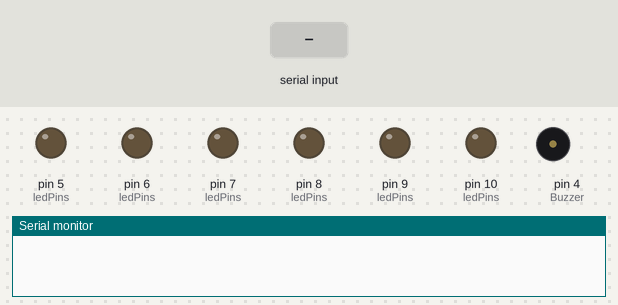
A sketch run on a simulated Arduino Uno, built with avr-gcc and run on an emulated ATmega328P. On the bench: output pins drawn as LEDs (lit = HIGH), buzzer (waves = sounding, pin HIGH), the last lines printed to the serial monitor. Inputs (shaded band) come from the test bench.

Above: at 1.2 s.
1.3 s: "1\n" received over Serial
At 2.7 s:
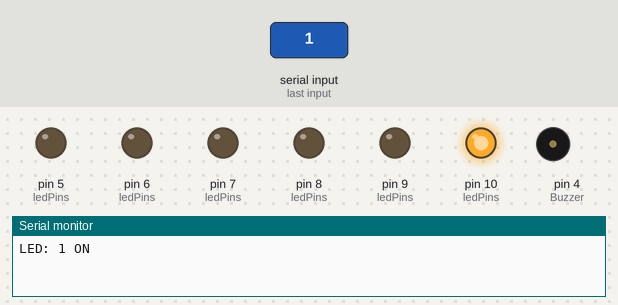
3.0 s: "90,45\n" received over Serial
At 4.0 s:
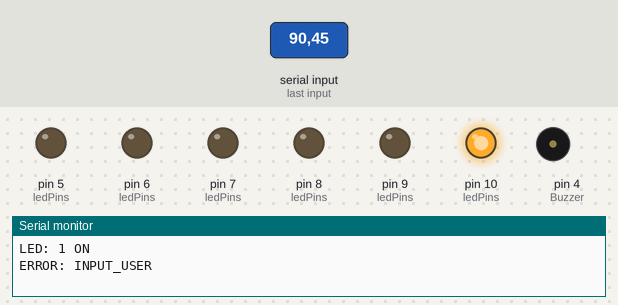
4.6 s: "5\n" received over Serial
At 5.2 s:
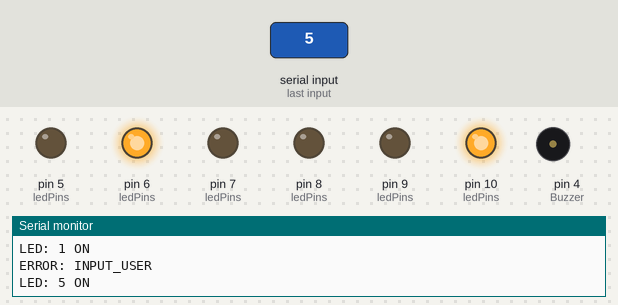
6.3 s: "30,150\n" received over Serial
At 7.6 s:
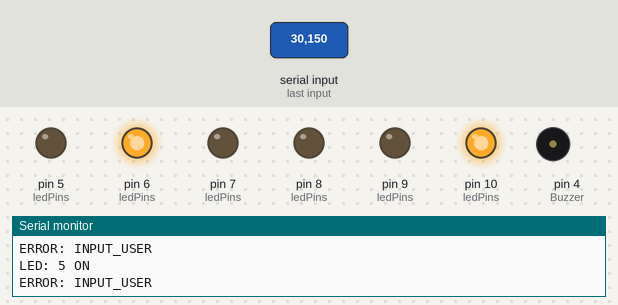
7.9 s: "1\n" received over Serial
At 8.9 s:
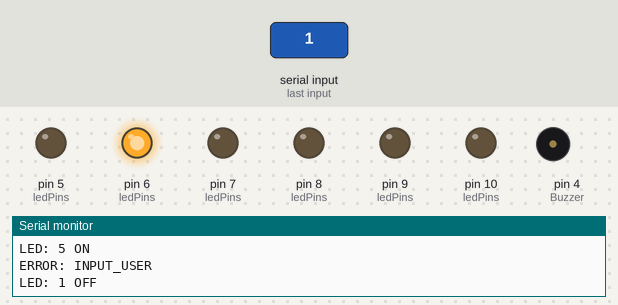
9.6 s: "0\n" received over Serial
At 10.1 s:
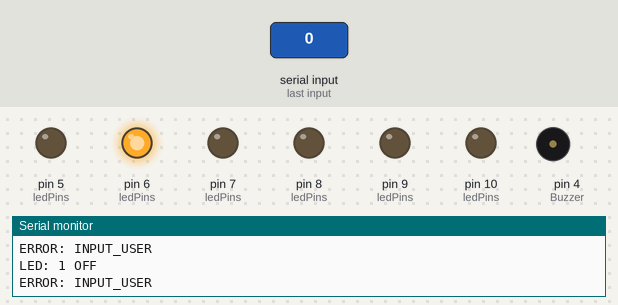
Timing chart, 0 to 12.2 s (numbered marks = the images above; inputs shaded):
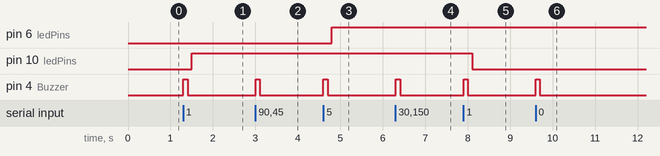

The sketch:

lab-w1-2.ino
```cpp
// Define LED Pinout
// <-- Left    Right -->
//    10 9 8 7 6 5 [4] <- Buzzer
#define LED_1 10
#define LED_2 9
#define LED_3 8
#define LED_4 7
#define LED_5 6
#define LED_6 5

// Define Buzzer Pinout.
#define Buzzer 4

// Define Number of LED.
int NUMBER_LED = 6;

// Define array for storing LED status.
int ledStatus[] = {0,0,0,0,0,0,0};

// Array for Registor into Function "PinMode".
int ledPins[] = { LED_1, LED_2, LED_3, LED_4, LED_5, LED_6};

// Define global for selected led variable.
int selLED;

void setup() {
  Serial.begin(9600);
  // for loop for registor pinMode.
  for (int i = 0; i < NUMBER_LED; i++) {
    pinMode(ledPins[i], OUTPUT);
  }
  // Register Buzzer Pinout
  pinMode(Buzzer, OUTPUT);
}

void loop() {
  if (Serial.available() > 0) {
      // Reading Input
      String input = Serial.readStringUntil('\n');

      //  Send buzzer signal when get input
      digitalWrite(Buzzer, HIGH);
      delay(100);
      digitalWrite(Buzzer, LOW);
      delay(100);

      // String -> int
      selLED = input.toInt();

      // checking status array, turn on/off then update status in array.
      if (selLED >= 1 and selLED <= NUMBER_LED){
        if (ledStatus[(selLED - 1)] == 0){
          digitalWrite(ledPins[(selLED - 1)], HIGH);
          ledStatus[(selLED - 1)] = 1;
          Serial.print("LED: ");
          Serial.print(input);
          Serial.println(" ON");
        } else if (ledStatus[selLED - 1] == 1){
          digitalWrite(ledPins[(selLED - 1)], LOW);
          ledStatus[(selLED - 1)] = 0;
          Serial.print("LED: ");
          Serial.print(input);
          Serial.println(" OFF");
        }
        // Send status on serial monitor
      }else{
        // Print error when input string or number greater than NUMBER_LED
        Serial.println("ERROR: INPUT_USER");
      }
  }
}
```

Measured:
- after the input at 1.3 s, pin 10 (ledPins): LOW → HIGH after 0.20 s; pin 4 (Buzzer): LOW → HIGH at once, → LOW 0.10 s later
- after the input at 3.0 s, pin 4 (Buzzer): LOW → HIGH at once, → LOW 0.10 s later
- after the input at 4.6 s, pin 6 (ledPins): LOW → HIGH after 0.20 s; pin 4 (Buzzer): LOW → HIGH at once, → LOW 0.10 s later
- after the input at 6.3 s, pin 4 (Buzzer): LOW → HIGH at once, → LOW 0.10 s later
- after the input at 7.9 s, pin 10 (ledPins): HIGH → LOW after 0.20 s; pin 4 (Buzzer): LOW → HIGH at once, → LOW 0.10 s later
- after the input at 9.6 s, pin 4 (Buzzer): LOW → HIGH at once, → LOW 0.10 s later
